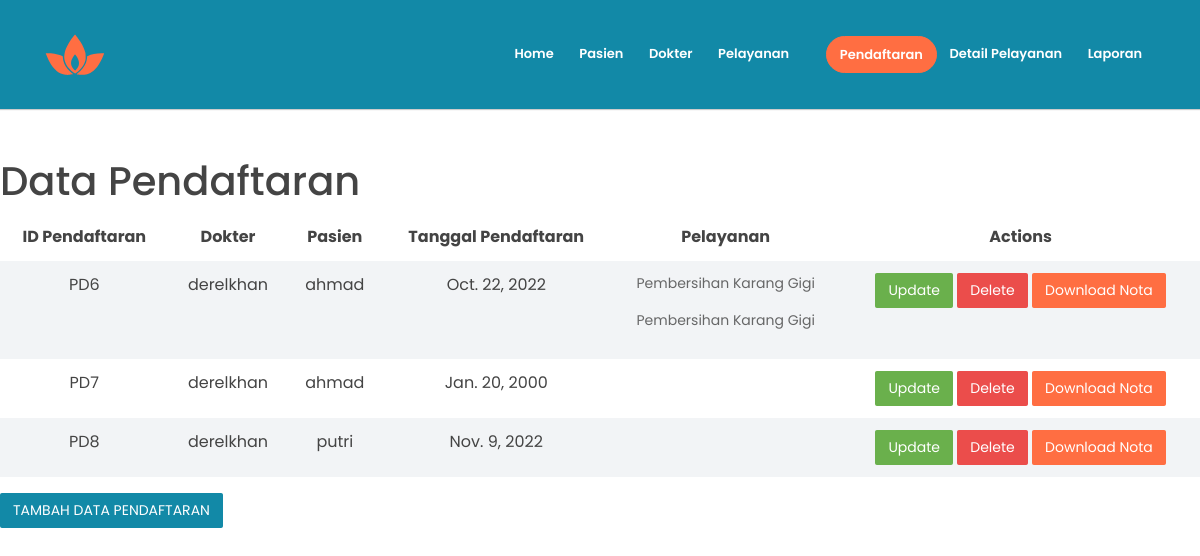
The app's page /pendaftaran, older data.
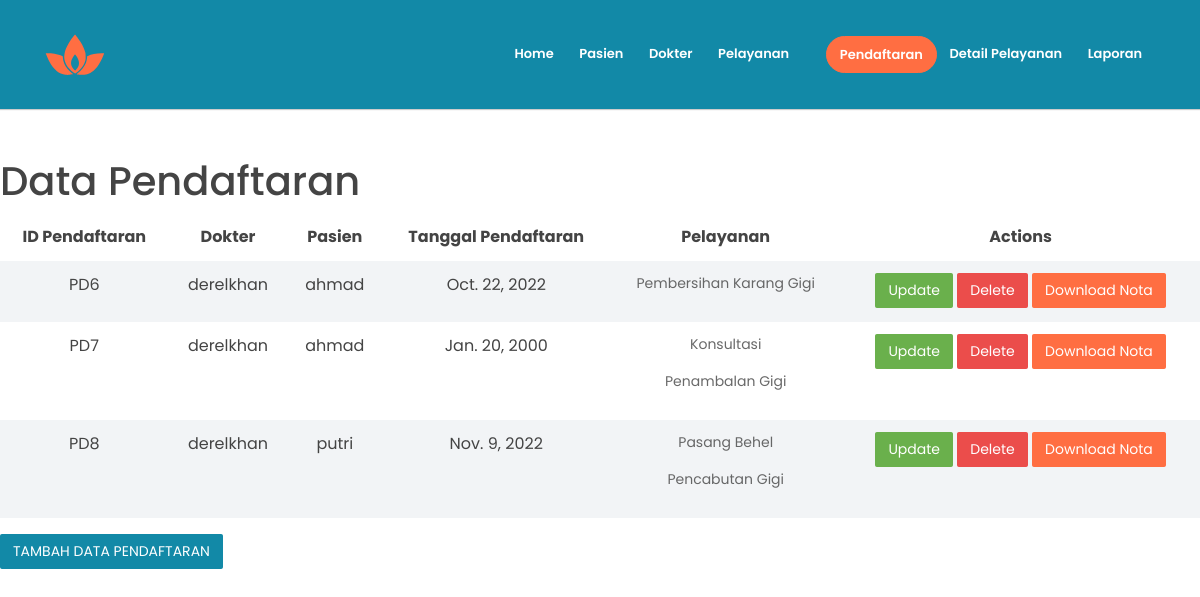
The same page, newer data.
### app/models.py (models this page shows, shortened)
class pendaftaran(models.Model):
    idpendaftaran = models.AutoField(primary_key=True)
    iddokter = models.ForeignKey(dokter,on_delete=models.CASCADE)
    idpasien = models.ForeignKey(pasien,on_delete=models.CASCADE)
    tanggalpendaftaran = models.DateField()

class dokter(models.Model):
    iddokter = models.AutoField(primary_key=True)
    namadokter = models.CharField(max_length=50)
    nohpdokter = models.IntegerField()
    def __str__(self):
        return str(self.namadokter)

class pasien(models.Model):
    idpasien = models.AutoField(primary_key=True)
    namapasien = models.CharField(max_length=50)
    jeniskelaminpasien = models.CharField(max_length=15)
    tanggallahir = models.DateField()
    nohppasien = models.IntegerField()
    def __str__(self):
        return str(self.namapasien)

class detailpelayanan(models.Model):
    iddetailpelayanan = models.AutoField(primary_key=True)
    idpendaftaran = models.ForeignKey(pendaftaran,on_delete=models.CASCADE)
    idpelayanan = models.ForeignKey(pelayanan,on_delete=models.CASCADE)
    jumlahjenispelayanan = models.IntegerField()

class pelayanan(models.Model):
    idpelayanan = models.AutoField(primary_key=True)
    jenispelayanan = models.CharField(max_length=50)
    hargapelayanan = models.IntegerField()
    def __str__(self):
        return str(self.jenispelayanan)

### app/views.py (the view)
# urls.py: path('pendaftaran', views.pendaftaran, name='pendaftaran'),
def pendaftaran(request):
    data = []
    allpendaftaranobj = models.pendaftaran.objects.all()
    alldokterobj=models.dokter.objects.all()
    allpasienobj=models.pasien.objects.all()
    allpelayananobj=models.pelayanan.objects.all()
    for item in allpendaftaranobj :
        dummy = []
        idpendaftaran = item.idpendaftaran
        specificdetail = models.detailpelayanan.objects.filter (idpendaftaran = idpendaftaran)
        dummy.append(item)
        dummy.append(specificdetail)
        data.append(dummy)
    return render (request, 'pendaftaranx.html', {
        'pendaftaran' : data,
        'allpendaftaranobj' : allpendaftaranobj,
        'alldokterobj' : alldokterobj,
        'allpasienobj' : allpasienobj,
        'allpelayananobj':allpelayananobj,
        })

### app/templates/pendaftaranx.html (shortened to what the changed rows need)
{%load static%}
<!DOCTYPE html>
<html lang="en">
<head>
    <link rel="stylesheet" href="{%static 'assets/vendors/themify-icons/css/themify-icons.css'%}">
	<link rel="stylesheet" href="{%static 'assets/css/leadmark.css'%}">
</head>
<body data-spy="scroll" data-target=".navbar" data-offset="40" id="home">
    <h1 class="section-secondary-title mt-5">Data Pendaftaran</h1>
      <table class="table table-striped">
         <thead>
            <tr>
                <th>
                    <center>
                    ID Pendaftaran
                    </center>
                </th>
                <th>
                    <center>
                    Dokter
                    </center>
                </th>
                <th>
                    <center>
                    Pasien
                    </center>
                </th>
                <th>
                    <center>
                    Tanggal Pendaftaran
                    </center>
                </th>
                <th>
                    <center>
                    Pelayanan
                    </center>
                </th>
                <th>
                    <center>
                    Actions
                    </center>
                </th>
            </tr>
         </thead>
         <tbody>
        {% for item in pendaftaran%}
        <tr>
            <td>
                <center>
                PD{{ item.0.idpendaftaran }}
                </center>
            </td>
            <td>
                <center>
                {{ item.0.iddokter }}
                </center>
            </td>
            <td>
                <center>
                {{ item.0.idpasien }}
                </center>
            </td>
            <td>
                <center>
                {{ item.0.tanggalpendaftaran }}
                </center>
            </td>
            <td>
                <center>
                {% for x in item.1 %}
                <p>
                {{x.idpelayanan}}
                </p>
                {% endfor %}
                </center>
            </td>
            <td>
                <center>
                <a href="{% url 'updatependaftaranx' item.0.idpendaftaran %}">
                    <button class="btn btn-success">Update</button>
                </a>
                <a href="{% url 'deletependaftaran' item.0.idpendaftaran %}">
                    <button class="btn btn-danger">Delete</button>
                </a>
                <a href="{% url 'nota' item.0.idpendaftaran %}">
                    <button class="btn btn-primary">Download Nota</button>
                </a>
                </center>
            </td>
        </tr>
        {% endfor %}
         </tbody>
    </table>

Row changes from the older to the newer data that the page shows:
removed detailpelayanan: idpelayanan "Pembersihan Karang Gigi", shown under pendaftaran "Oct. 22, 2022"
added detailpelayanan: idpelayanan "Konsultasi", shown under pendaftaran "Jan. 20, 2000"
added detailpelayanan: idpelayanan "Penambalan Gigi", shown under pendaftaran "Jan. 20, 2000"
added detailpelayanan: idpelayanan "Pasang Behel", shown under pendaftaran "Nov. 9, 2022"
added detailpelayanan: idpelayanan "Pencabutan Gigi", shown under pendaftaran "Nov. 9, 2022"
